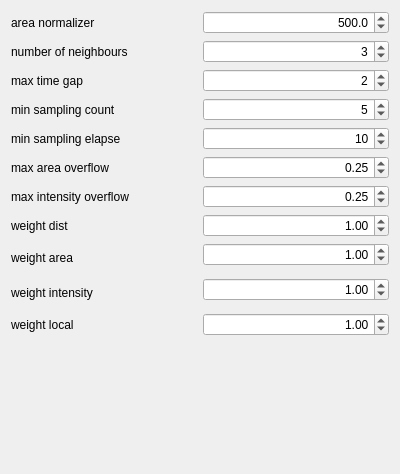
               <widget class="QWidget" name="LP">
                <attribute name="title">
                 <string>Linear Programming</string>
                </attribute>
                <layout class="QGridLayout" name="gridLayout_4">
                 <item row="2" column="1">
                  <widget class="QSpinBox" name="time_gap_slave">
                   <property name="sizePolicy">
                    <sizepolicy hsizetype="Expanding" vsizetype="Fixed">
                     <horstretch>0</horstretch>
                     <verstretch>0</verstretch>
                    </sizepolicy>
                   </property>
                   <property name="alignment">
                    <set>Qt::AlignRight|Qt::AlignTrailing|Qt::AlignVCenter</set>
                   </property>
                   <property name="value">
                    <number>2</number>
                   </property>
                  </widget>
                 </item>
                 <item row="15" column="1">
                  <widget class="QDoubleSpinBox" name="w_intensity">
                   <property name="alignment">
                    <set>Qt::AlignRight|Qt::AlignTrailing|Qt::AlignVCenter</set>
                   </property>
                   <property name="maximum">
                    <double>1000.000000000000000</double>
                   </property>
                   <property name="stepType">
                    <enum>QAbstractSpinBox::AdaptiveDecimalStepType</enum>
                   </property>
                   <property name="value">
                    <double>1.000000000000000</double>
                   </property>
                  </widget>
                 </item>
                 <item row="7" column="0">
                  <widget class="QLabel" name="label_32">
                   <property name="toolTip">
                    <string>&lt;html&gt;&lt;head/&gt;&lt;body&gt;&lt;p&gt;Max allowed intensity change in ratio, to keep the crystal intensity stable. The reference intensity is predicted linearly.&lt;/p&gt;&lt;/body&gt;&lt;/html&gt;</string>
                   </property>
                   <property name="text">
                    <string>max intensity overflow</string>
                   </property>
                  </widget>
                 </item>
                 <item row="4" column="1">
                  <widget class="QSpinBox" name="min_sampling_count_slave">
                   <property name="sizePolicy">
                    <sizepolicy hsizetype="Expanding" vsizetype="Fixed">
                     <horstretch>0</horstretch>
                     <verstretch>0</verstretch>
                    </sizepolicy>
                   </property>
                   <property name="alignment">
                    <set>Qt::AlignRight|Qt::AlignTrailing|Qt::AlignVCenter</set>
                   </property>
                   <property name="minimum">
                    <number>1</number>
                   </property>
                   <property name="value">
                    <number>5</number>
                   </property>
                  </widget>
                 </item>
                 <item row="2" column="0">
                  <widget class="QLabel" name="label_30">
                   <property name="sizePolicy">
                    <sizepolicy hsizetype="Expanding" vsizetype="Preferred">
                     <horstretch>0</horstretch>
                     <verstretch>0</verstretch>
                    </sizepolicy>
                   </property>
                   <property name="toolTip">
                    <string>max time gap allowed in the track</string>
                   </property>
                   <property name="text">
                    <string>max time gap</string>
                   </property>
                  </widget>
                 </item>
                 <item row="6" column="0">
                  <widget class="QLabel" name="label_33">
                   <property name="toolTip">
                    <string>&lt;html&gt;&lt;head/&gt;&lt;body&gt;&lt;p&gt;Max allowed area change in ratio, to keep the area change stable. The reference area is predicted linearly.&lt;/p&gt;&lt;/body&gt;&lt;/html&gt;</string>
                   </property>
                   <property name="text">
                    <string>max area overflow</string>
                   </property>
                  </widget>
                 </item>
                 <item row="17" column="1">
                  <widget class="QDoubleSpinBox" name="w_local">
                   <property name="alignment">
                    <set>Qt::AlignRight|Qt::AlignTrailing|Qt::AlignVCenter</set>
                   </property>
                   <property name="maximum">
                    <double>1000.000000000000000</double>
                   </property>
                   <property name="stepType">
                    <enum>QAbstractSpinBox::AdaptiveDecimalStepType</enum>
                   </property>
                   <property name="value">
                    <double>1.000000000000000</double>
                   </property>
                  </widget>
                 </item>
                 <item row="6" column="1">
                  <widget class="QDoubleSpinBox" name="area_overflow_slave">
                   <property name="alignment">
                    <set>Qt::AlignRight|Qt::AlignTrailing|Qt::AlignVCenter</set>
                   </property>
                   <property name="maximum">
                    <double>1.000000000000000</double>
                   </property>
                   <property name="stepType">
                    <enum>QAbstractSpinBox::AdaptiveDecimalStepType</enum>
                   </property>
                   <property name="value">
                    <double>0.250000000000000</double>
                   </property>
                  </widget>
                 </item>
                 <item row="9" column="1">
                  <widget class="QDoubleSpinBox" name="w_dist">
                   <property name="alignment">
                    <set>Qt::AlignRight|Qt::AlignTrailing|Qt::AlignVCenter</set>
                   </property>
                   <property name="maximum">
                    <double>1000.000000000000000</double>
                   </property>
                   <property name="stepType">
                    <enum>QAbstractSpinBox::AdaptiveDecimalStepType</enum>
                   </property>
                   <property name="value">
                    <double>1.000000000000000</double>
                   </property>
                  </widget>
                 </item>
                 <item row="1" column="0">
                  <widget class="QLabel" name="label_35">
                   <property name="toolTip">
                    <string>the number of neighboring crystals considered for matching</string>
                   </property>
                   <property name="text">
                    <string>number of neighbours</string>
                   </property>
                  </widget>
                 </item>
                 <item row="13" column="1">
                  <widget class="QDoubleSpinBox" name="w_area">
                   <property name="alignment">
                    <set>Qt::AlignRight|Qt::AlignTrailing|Qt::AlignVCenter</set>
                   </property>
                   <property name="maximum">
                    <double>1000.000000000000000</double>
                   </property>
                   <property name="stepType">
                    <enum>QAbstractSpinBox::AdaptiveDecimalStepType</enum>
                   </property>
                   <property name="value">
                    <double>1.000000000000000</double>
                   </property>
                  </widget>
                 </item>
                 <item row="7" column="1">
                  <widget class="QDoubleSpinBox" name="intensity_overflow_slave">
                   <property name="alignment">
                    <set>Qt::AlignRight|Qt::AlignTrailing|Qt::AlignVCenter</set>
                   </property>
                   <property name="maximum">
                    <double>1.000000000000000</double>
                   </property>
                   <property name="stepType">
                    <enum>QAbstractSpinBox::AdaptiveDecimalStepType</enum>
                   </property>
                   <property name="value">
                    <double>0.250000000000000</double>
                   </property>
                  </widget>
                 </item>
                 <item row="1" column="1">
                  <widget class="QSpinBox" name="nn_slave">
                   <property name="alignment">
                    <set>Qt::AlignRight|Qt::AlignTrailing|Qt::AlignVCenter</set>
                   </property>
                   <property name="minimum">
                    <number>1</number>
                   </property>
                   <property name="value">
                    <number>3</number>
                   </property>
                  </widget>
                 </item>
                 <item row="4" column="0">
                  <widget class="QLabel" name="label_31">
                   <property name="sizePolicy">
                    <sizepolicy hsizetype="Expanding" vsizetype="Preferred">
                     <horstretch>0</horstretch>
                     <verstretch>0</verstretch>
                    </sizepolicy>
                   </property>
                   <property name="toolTip">
                    <string>min No. of points for area fitting</string>
                   </property>
                   <property name="text">
                    <string>min sampling count</string>
                   </property>
                  </widget>
                 </item>
                 <item row="18" column="0" colspan="2">
                  <spacer name="verticalSpacer_3">
                   <property name="orientation">
                    <enum>Qt::Vertical</enum>
                   </property>
                   <property name="sizeHint" stdset="0">
                    <size>
                     <width>378</width>
                     <height>127</height>
                    </size>
                   </property>
                  </spacer>
                 </item>
                 <item row="0" column="1">
                  <widget class="QDoubleSpinBox" name="area_norm_slave">
                   <property name="alignment">
                    <set>Qt::AlignRight|Qt::AlignTrailing|Qt::AlignVCenter</set>
                   </property>
                   <property name="decimals">
                    <number>1</number>
                   </property>
                   <property name="maximum">
                    <double>1000.000000000000000</double>
                   </property>
                   <property name="stepType">
                    <enum>QAbstractSpinBox::AdaptiveDecimalStepType</enum>
                   </property>
                   <property name="value">
                    <double>500.000000000000000</double>
                   </property>
                  </widget>
                 </item>
                 <item row="9" column="0">
                  <widget class="QLabel" name="label_39">
                   <property name="sizePolicy">
                    <sizepolicy hsizetype="Expanding" vsizetype="Preferred">
                     <horstretch>0</horstretch>
                     <verstretch>0</verstretch>
                    </sizepolicy>
                   </property>
                   <property name="toolTip">
                    <string>min No. of points for area fitting</string>
                   </property>
                   <property name="text">
                    <string>weight dist</string>
                   </property>
                  </widget>
                 </item>
                 <item row="5" column="1">
                  <widget class="QSpinBox" name="min_sampling_elapse_slave">
                   <property name="sizePolicy">
                    <sizepolicy hsizetype="Expanding" vsizetype="Fixed">
                     <horstretch>0</horstretch>
                     <verstretch>0</verstretch>
                    </sizepolicy>
                   </property>
                   <property name="alignment">
                    <set>Qt::AlignRight|Qt::AlignTrailing|Qt::AlignVCenter</set>
                   </property>
                   <property name="minimum">
                    <number>1</number>
                   </property>
                   <property name="maximum">
                    <number>1000</number>
                   </property>
                   <property name="value">
                    <number>10</number>
                   </property>
                  </widget>
                 </item>
                 <item row="17" column="0">
                  <widget class="QLabel" name="label_37">
                   <property name="toolTip">
                    <string>&lt;html&gt;&lt;head/&gt;&lt;body&gt;&lt;p&gt;Max allowed intensity change in ratio, to keep the crystal intensity stable. The reference intensity is predicted linearly.&lt;/p&gt;&lt;/body&gt;&lt;/html&gt;</string>
                   </property>
                   <property name="text">
                    <string>weight local</string>
                   </property>
                  </widget>
                 </item>
                 <item row="15" column="0" rowspan="2">
                  <widget class="QLabel" name="label_36">
                   <property name="toolTip">
                    <string>&lt;html&gt;&lt;head/&gt;&lt;body&gt;&lt;p&gt;Max allowed area change in ratio, to keep the area change stable. The reference area is predicted linearly.&lt;/p&gt;&lt;/body&gt;&lt;/html&gt;</string>
                   </property>
                   <property name="text">
                    <string>weight intensity</string>
                   </property>
                  </widget>
                 </item>
                 <item row="0" column="0">
                  <widget class="QLabel" name="label_34">
                   <property name="toolTip">
                    <string>max area as a normalizer</string>
                   </property>
                   <property name="text">
                    <string>area normalizer</string>
                   </property>
                  </widget>
                 </item>
                 <item row="5" column="0">
                  <widget class="QLabel" name="label_29">
                   <property name="sizePolicy">
                    <sizepolicy hsizetype="Expanding" vsizetype="Preferred">
                     <horstretch>0</horstretch>
                     <verstretch>0</verstretch>
                    </sizepolicy>
                   </property>
                   <property name="toolTip">
                    <string>min elapse of time for area fitting</string>
                   </property>
                   <property name="text">
                    <string>min sampling elapse</string>
                   </property>
                  </widget>
                 </item>
                 <item row="13" column="0" rowspan="2">
                  <widget class="QLabel" name="label_38">
                   <property name="sizePolicy">
                    <sizepolicy hsizetype="Expanding" vsizetype="Preferred">
                     <horstretch>0</horstretch>
                     <verstretch>0</verstretch>
                    </sizepolicy>
                   </property>
                   <property name="toolTip">
                    <string>min elapse of time for area fitting</string>
                   </property>
                   <property name="text">
                    <string>weight area</string>
                   </property>
                  </widget>
                 </item>
                </layout>
               </widget>
